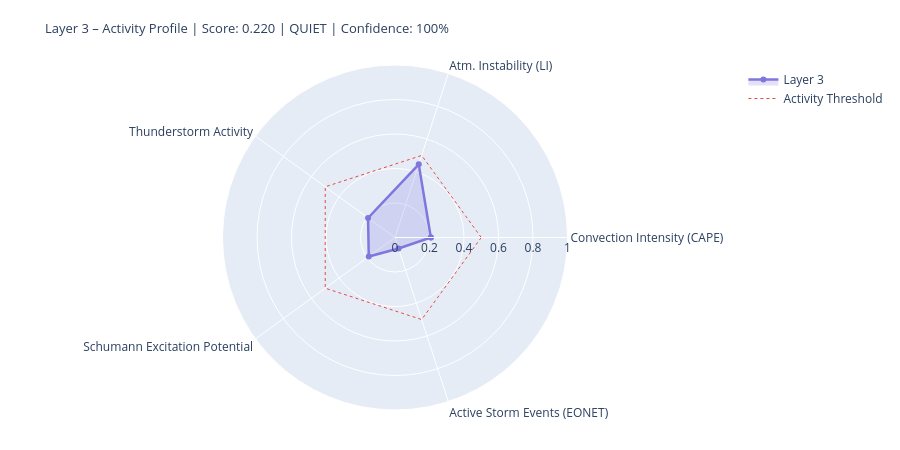

The notebook cell saved with this chart:
### Markdown cell above
---
## 4. State Assessment & Handoff to Layer 4/5

### Code cell
# ============================================================
# LAYER-3-SCORE
# Five dynamic components
# ============================================================

def norm(v, lo, hi):
    if v is None or (isinstance(v, float) and math.isnan(v)): return None
    return round(max(0.0, min(1.0, (v - lo) / (hi - lo))), 4)

# --- 1) Convection intensity (global CAPE mean) ---
cape_mean = df_atm['cape'].dropna().mean() if not df_atm.empty else None
conv_score = norm(cape_mean, 0, 3000)
conv_src   = 'primary' if cape_mean is not None else 'missing'

# --- 2) Atmospheric instability (LI mean) ---
li_mean   = df_atm['li'].dropna().mean() if not df_atm.empty else None
# Negative LI = unstable → higher score
instab_score = norm(-li_mean if li_mean is not None else None, -6, 6)
instab_src   = 'primary' if li_mean is not None else 'missing'

# --- 3) Thunderstorm activity (mean thunder score + WMO count) ---
thunder_mean = df_atm['thunder_score'].mean() if not df_atm.empty else None
n_thunder    = int(df_atm['thunderstorm'].sum()) if not df_atm.empty else 0
thunder_score_val = norm(
    (thunder_mean or 0) * 0.7 + n_thunder * 0.1, 0, 1.0
) if thunder_mean is not None else None
thunder_src = 'primary'

# --- 4) Schumann excitation potential (weighted Schumann contribution) ---
schumann_pot = df_atm['schumann_contribution'].mean() if not df_atm.empty else None
# Boosted by Layer-2 thunderstorm trigger
if schumann_pot is not None and l2_thunder:
    schumann_pot = min(1.0, schumann_pot * 1.2)
schumann_score = norm(schumann_pot, 0, 1.0) if schumann_pot is not None else None
schumann_src   = 'derived'

# --- 5) Storm activity (NASA EONET) ---
# Distinction: None = data not loaded, 0.0 = loaded but no events
storm_score = None
storm_src   = 'missing'
if raw.get('storms') is not None:          # API reached successfully
    storm_score = norm(len(storm_events), 0, 30) if storm_events else 0.0
    storm_src   = 'primary'

# X-Ray and Kp: context only, not in dynamic score
# (X-Ray = Layer-0/4 driver; Kp = geomagnetic index, not a lightning proxy)
xray_context = None
if raw.get('xray'):
    df_xc = pd.DataFrame(raw['xray'])
    fc = next((c for c in df_xc.columns
               if any(k in c.lower() for k in ['flux','long']) and 'time' not in c.lower()),
              df_xc.columns[1])
    df_xc[fc] = pd.to_numeric(df_xc[fc], errors='coerce')
    xray_last = df_xc[fc].dropna().iloc[-1] if not df_xc[fc].dropna().empty else None
    if xray_last:
        xray_class = ('X' if xray_last>=1e-4 else 'M' if xray_last>=1e-5
                      else 'C' if xray_last>=1e-6 else 'B')
        xray_context = {'flux': float(xray_last), 'class': xray_class}
        print(f'X-Ray context: {xray_class}-class ({xray_last:.2e} W/m²)')

# --- Aggregate ---
COMPONENTS = {
    'Convection Intensity (CAPE)':  {'score': conv_score,       'source': conv_src,    'dynamic': True},
    'Atm. Instability (LI)':         {'score': instab_score,     'source': instab_src,  'dynamic': True},
    'Thunderstorm Activity':              {'score': thunder_score_val, 'source': thunder_src, 'dynamic': True},
    'Schumann Excitation Potential':   {'score': schumann_score,   'source': schumann_src,'dynamic': True},
    'Active Storm Events (EONET)': {'score': storm_score,      'source': storm_src,   'dynamic': True},
}

available   = {k: v['score'] for k, v in COMPONENTS.items() if v['score'] is not None}
unavailable = [k for k, v in COMPONENTS.items() if v['score'] is None]
layer3_score = round(sum(available.values()) / len(available), 4) if available else None
confidence   = round(len(available) / len(COMPONENTS), 2)
level = ('unknown' if layer3_score is None
         else 'quiet'   if layer3_score < 0.3
         else 'moderate' if layer3_score < 0.6
         else 'active')
dominant_l3 = max(available, key=available.get) if available else 'none'

# --- Ausgabe ---
W = 68
print('=' * W)
print('LAYER 3 – ATMOSPHERE / WEATHER / THUNDERSTORMS – STATE ASSESSMENT')
print('=' * W)
for name, comp in COMPONENTS.items():
    s = comp['score']
    if s is not None:
        bar = '█' * int(s * 20) + '░' * (20 - int(s * 20))
        print(f'  {name:<36} {bar}  {s:.3f}  [{comp["source"]}]')
    else:
        print(f'  {name:<36} {"─" * 20}  n/a   [missing]')
print('-' * W)
print(f'  Score:        {layer3_score:.3f}  ({len(available)}/{len(COMPONENTS)} components)')
print(f'  Confidence:   {confidence:.0%}')
print(f'  Level:        {level.upper()}')
print(f'  Dominant:     {dominant_l3}')
print(f'  CAPE mean:    {cape_mean:.0f} J/kg' if cape_mean else '  CAPE mean:    n/a')
print(f'  LI mean:      {li_mean:.1f} K' if li_mean is not None else '  LI mean:      n/a')
print(f'  Thunderstorms:{n_thunder} points (WMO)  +  {len(storm_events)} NASA EONET')
print('=' * W)

# Radar
cats   = list(available.keys())
vals_r = list(available.values())
if len(cats) >= 3:
    fig = go.Figure()
    fig.add_trace(go.Scatterpolar(
        r=vals_r + [vals_r[0]], theta=cats + [cats[0]],
        fill='toself', fillcolor='rgba(127,119,221,0.22)',
        line=dict(color='#7F77DD', width=2.5), name='Layer 3'
    ))
    fig.add_trace(go.Scatterpolar(
        r=[0.5] * (len(cats)+1), theta=cats + [cats[0]],
        line=dict(color='#E24B4A', dash='dot', width=1),
        mode='lines', name='Activity Threshold'
    ))
    fig.update_layout(
        title=dict(
            text=f'Layer 3 – Activity Profile | Score: {layer3_score:.3f} | {level.upper()} | Confidence: {confidence:.0%}',
            font=dict(size=13)
        ),
        polar=dict(radialaxis=dict(visible=True, range=[0, 1])),
        height=450, showlegend=True,
        margin=dict(l=60, r=60, t=65, b=40)
    )
    fig.show()

### Figure 1 — Plotly figure (JSON) as saved in the notebook; plotly's stock layout.template omitted (floating-point values rounded to 4 significant figures)
{"data": [{"fill": "toself", "fillcolor": "rgba(127,119,221,0.22)", "line": {"color": "#7F77DD", "width": 2.5}, "name": "Layer 3", "r": [0.2078, 0.4458, 0.193, 0.188, 0.0667, 0.2078], "theta": ["Convection Intensity (CAPE)", "Atm. Instability (LI)", "Thunderstorm Activity", "Schumann Excitation Potential", "Active Storm Events (EONET)", "Convection Intensity (CAPE)"], "type": "scatterpolar"}, {"line": {"color": "#E24B4A", "dash": "dot", "width": 1}, "mode": "lines", "name": "Activity Threshold", "r": [0.5, 0.5, 0.5, 0.5, 0.5, 0.5], "theta": ["Convection Intensity (CAPE)", "Atm. Instability (LI)", "Thunderstorm Activity", "Schumann Excitation Potential", "Active Storm Events (EONET)", "Convection Intensity (CAPE)"], "type": "scatterpolar"}], "layout": {"height": 450, "margin": {"b": 40, "l": 60, "r": 60, "t": 65}, "polar": {"radialaxis": {"range": [0, 1], "visible": true}}, "showlegend": true, "title": {"font": {"size": 13}, "text": "Layer 3 – Activity Profile | Score: 0.220 | QUIET | Confidence: 100%"}}}
